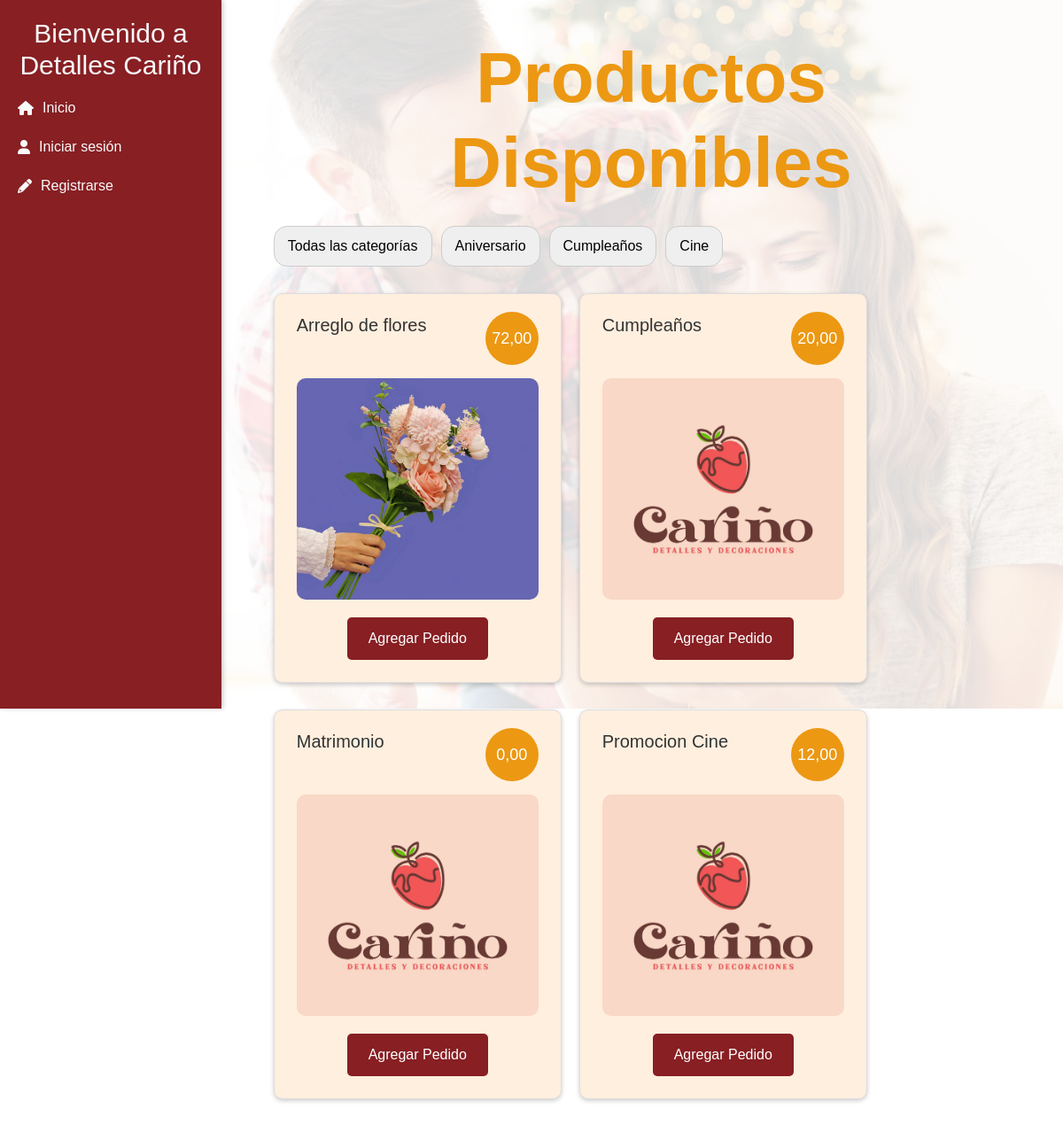
The page /pedidos/listado/productos/25 on the database its author committed.
### pedidos/models.py (models this page shows, shortened)
class Producto(models.Model):
    nombre = models.CharField(max_length=50)
    descripcion = models.TextField(max_length=200)
    imagen = models.ImageField(upload_to='productos/', default='productos/producto-default.jpg' , null=True, blank=True)
    categoria = models.CharField(max_length=100)
    precio_base = models.DecimalField(max_digits=10, decimal_places=2, default=0.0, blank=True, null=True)

### pedidos/views.py (the view)
# urls.py: path('pedidos/listado/productos/<int:pedido_id>', productos_lista, name='productos_lista'),                                           #Registrar
def productos_lista(request, pedido_id):
    categoria = request.GET.get('categoria', '')
    if categoria:
        productos = Producto.objects.filter(categoria=categoria)
    else:
        productos = Producto.objects.all()
    categorias = Producto.objects.values_list('categoria', flat=True).distinct()
    contenido = {
        'productos': productos,
        'categorias': categorias,
        'cliente': request.cliente,  #llamo al cliente del middleware
        'id_pedido': pedido_id
    }
    return render(request, 'pedidos/listado-productos.html', contenido)

### templates/pedidos/listado-productos.html (shortened to what this page needs)
{% extends 'menu.html' %}
{% block content %}
<div class="producto">
    <h1 class="producto-titulo">Productos Disponibles</h1>
    <div id="filtro">
        <button class="boton-categoria" data-categoria="">Todas las categorías</button>
        {% for cat in categorias %}
        <button class="boton-categoria" data-categoria="{{ cat }}">{{ cat }}</button>
        {% endfor %}
    </div>
    <ul id="lista-productos">
        {% for producto in productos %}
        <li class="producto-item">
            <div class="producto-datos">
                <strong>{{ producto.nombre }}</strong>
                <div class="producto-precio">{{ producto.precio_base }}</div>
            </div>
            <div class="producto-imagen">
                <img src="{{ producto.imagen.url }}" alt="{{ producto.nombre }}">
            </div>
            <div class="producto-opciones">
                <a class="button" href="{% url 'agregar_pedido' id_pedido producto.id %}">Agregar Pedido</a>
            </div>
        </li>
        {% endfor %}
    </ul>
</div>
{% endblock %}

### static/css/main.css (style rules this page uses)
body { font-family: Arial, sans-serif; color: #000000; position: relative; }
body::before { content: ""; position: fixed; top: 0; left: 0; width: 100%; height: 100vh; background-image: url("../img/bg-main.jpg"); background-size: cover; background-position: center; background-repeat: no-repeat; z-index: -1; }
body::after { content: ""; position: fixed; top: 0; left: 0; width: 100%; height: 100%; background-color: rgba(255, 255, 255, 0.85); z-index: -1; }
main ul { list-style-type: none; padding-left: 0; }
main ul li { margin-bottom: 10px; }
.producto { padding: 20px; text-align: center; }
.producto strong { color: #ec9813; }
.producto-titulo { font-size: 80px; color: #ec9813; font-weight: bold; text-align: center; }
.producto ul { list-style-type: none; padding: 0; display: flex; flex-wrap: wrap; gap: 20px; }
.producto-item { width: 325px; padding: 20px 25px; border: 1px solid #ddd; border-radius: 10px; overflow: hidden; box-shadow: 0 2px 5px rgba(0, 0, 0, 0.2); background-color: #ffefdf; display: flex; flex-direction: column; align-items: center; position: relative; }
.producto-datos { display: flex; justify-content: space-between; width: 100%; box-sizing: border-box; margin-bottom: 15px; }
.producto-datos strong { font-size: 20px; font-weight: 10; color: #333; margin: 0; }
.producto-precio { background-color: #ec9813; color: #fff; border-radius: 50%; width: 60px; height: 60px; display: flex; align-items: center; justify-content: center; font-size: 18px; }
.producto-imagen { width: 100%; height: 250px; border-radius: 10px; overflow: hidden; margin-bottom: 15px; }
.producto-imagen img { width: 100%; height: 100%; object-fit: cover; }
.producto-opciones { text-align: center; }
.producto-opciones a { background-color: #871f23; color: #ffffff; text-decoration: none; border-radius: 5px; padding: 12px 24px; margin: 5px; display: inline-block; font-size: 16px; transition: background-color 0.3s ease, transform 0.3s ease; }
#filtro { margin-bottom: 10px; padding: 15px 0px 0px; display: flex; gap: 10px; flex-wrap: wrap; }
.boton-categoria { border: 1px solid #ccc; border-radius: 15px; margin-bottom: 20px; padding: 10px 15px; cursor: pointer; font-size: 16px; transition: background-color 0.3s, color 0.3s; }
a { color: #ec9813; text-decoration: none; }

### rows shown on the page
Producto: nombre "Arreglo de flores", precio_base "72,00", imagen (picture)
Producto: nombre "Cumpleaños", precio_base "20,00", imagen (placeholder picture)
Producto: nombre "Matrimonio", precio_base "0,00", imagen (placeholder picture)
Producto: nombre "Promocion Cine", precio_base "12,00", imagen (placeholder picture)

### other values the page prints
{{ cat }} "Aniversario" "Cumpleaños" "Cine"
